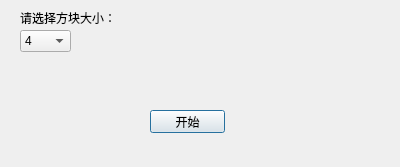
<?xml version="1.0" encoding="UTF-8"?>
<ui version="4.0">
 <class>BlockCode</class>
 <widget class="QDialog" name="BlockCode">
  <property name="geometry">
   <rect>
    <x>0</x>
    <y>0</y>
    <width>400</width>
    <height>167</height>
   </rect>
  </property>
  <property name="windowTitle">
   <string>Dialog</string>
  </property>
  <widget class="QComboBox" name="comboBoxSize">
   <property name="geometry">
    <rect>
     <x>20</x>
     <y>30</y>
     <width>51</width>
     <height>22</height>
    </rect>
   </property>
   <item>
    <property name="text">
     <string>4</string>
    </property>
   </item>
   <item>
    <property name="text">
     <string>8</string>
    </property>
   </item>
   <item>
    <property name="text">
     <string>16</string>
    </property>
   </item>
   <item>
    <property name="text">
     <string>32</string>
    </property>
   </item>
   <item>
    <property name="text">
     <string>64</string>
    </property>
   </item>
  </widget>
  <widget class="QPushButton" name="BtnStart">
   <property name="geometry">
    <rect>
     <x>150</x>
     <y>110</y>
     <width>75</width>
     <height>23</height>
    </rect>
   </property>
   <property name="text">
    <string>开始</string>
   </property>
  </widget>
  <widget class="QLabel" name="label">
   <property name="geometry">
    <rect>
     <x>20</x>
     <y>10</y>
     <width>101</width>
     <height>16</height>
    </rect>
   </property>
   <property name="text">
    <string>请选择方块大小：</string>
   </property>
  </widget>
 </widget>
 <resources/>
 <connections/>
</ui>
